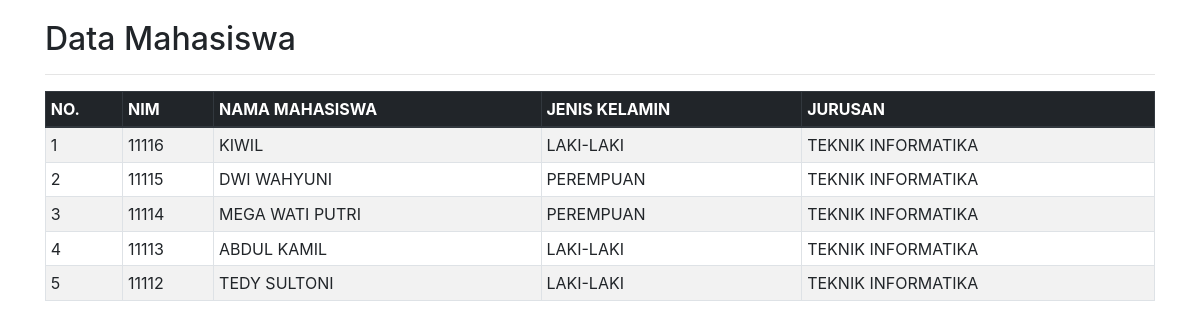
The app's page /data.php with its own data.
### tables this page shows
CREATE TABLE `mahasiswa` (
  `id` int(11) NOT NULL,
  `nim` int(11) NOT NULL,
  `nama` varchar(50) NOT NULL,
  `jenis_kelamin` varchar(20) NOT NULL,
  `jurusan` varchar(30) NOT NULL
);

### data.php (the view, shortened to what this page needs)
<?php
include('config.php');
?>
<!DOCTYPE html>
<html>
<head>
	<link rel="stylesheet" href="https://stackpath.bootstrapcdn.com/bootstrap/4.1.3/css/bootstrap.min.css">
</head>
<body>
	<div class="container" style="margin-top:20px">
		<h2>Data Mahasiswa</h2>
		<hr>
		<table class="table table-striped table-hover table-sm table-bordered">
			<thead class="thead-dark">
				<tr>
					<th>NO.</th>
					<th>NIM</th>
					<th>NAMA MAHASISWA</th>
					<th>JENIS KELAMIN</th>
					<th>JURUSAN</th>
				</tr>
			</thead>
			<tbody>
				<?php
				$sql = mysqli_query($koneksi, "SELECT * FROM mahasiswa ORDER BY id DESC") or die(mysqli_error($koneksi));
				if (mysqli_num_rows($sql) > 0) {
					$no = 1;
					while ($data = mysqli_fetch_assoc($sql)) {
						echo '
						<tr>
							<td>' . $no . '</td>
							<td>' . $data['nim'] . '</td>
							<td>' . $data['nama'] . '</td>
							<td>' . $data['jenis_kelamin'] . '</td>
							<td>' . $data['jurusan'] . '</td>
						</tr>
						';
						$no++;
					}
				} else {
					echo '
					<tr>
						<td colspan="6">Tidak ada data.</td>
					</tr>
					';
				}
				?>
		</table>
	</div>
</body>
</html>

### records on screen
mahasiswa: nim "11116", nama "KIWIL", jenis_kelamin "LAKI-LAKI", jurusan "TEKNIK INFORMATIKA"
mahasiswa: nim "11115", nama "DWI WAHYUNI", jenis_kelamin "PEREMPUAN", jurusan "TEKNIK INFORMATIKA"
mahasiswa: nim "11114", nama "MEGA WATI PUTRI", jenis_kelamin "PEREMPUAN", jurusan "TEKNIK INFORMATIKA"
mahasiswa: nim "11113", nama "ABDUL KAMIL", jenis_kelamin "LAKI-LAKI", jurusan "TEKNIK INFORMATIKA"
mahasiswa: nim "11112", nama "TEDY SULTONI", jenis_kelamin "LAKI-LAKI", jurusan "TEKNIK INFORMATIKA"
